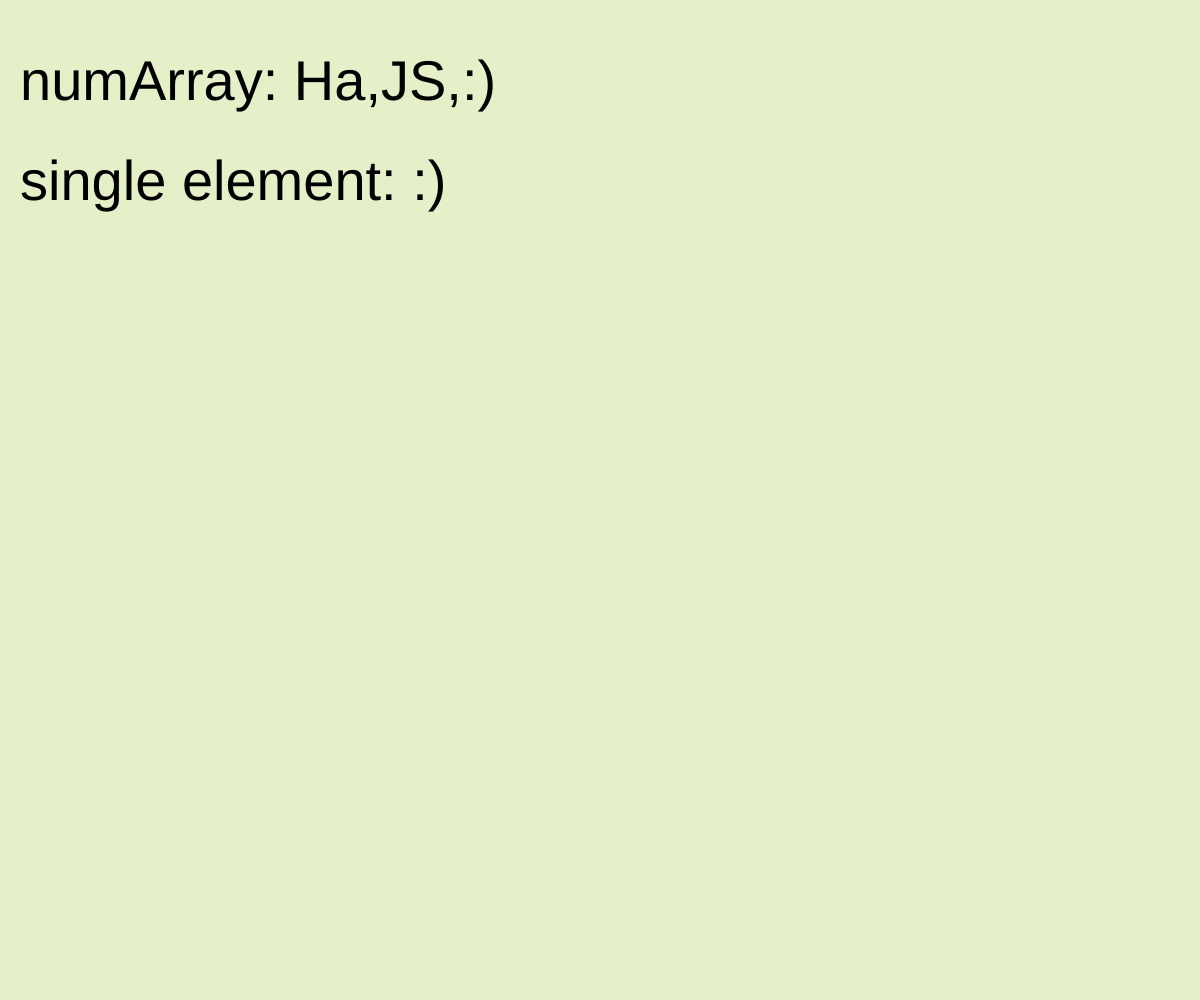
Frame 1 (no input)
Frame 60 (no input): identical to frame 1, image omitted
Frame 120 (the mouse pressed at the canvas centre since frame 60): identical to frame 1, image omitted

The p5.js sketch that drew this single still picture (run headless with seeded random() and noise() and a simulated clock; from frame 60 on, the mouse is pressed at the canvas centre):

// p5.js sketch
// ── sketch.js

// create an empty array
var myArray = [];

// create a filled, array
// in this case, we have placed in integers
var numArray = ["Ha", "JS", ":)"];

var bg_color;

function setup() {
    createCanvas(windowWidth,windowHeight);
    bg_color = color(230, 240, 200);
    background(bg_color);

    textSize(56);

    text("numArray: " + numArray, 20, 100);

    // Pull a single element/item out of the array
    text("single element: " + numArray[2], 20, 200);
}

function draw() {

}
